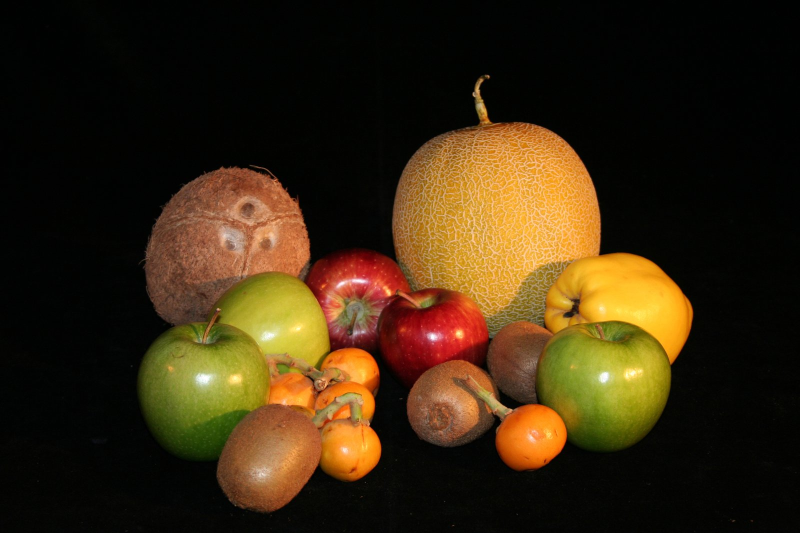
#> input picture Fruits_examimage.jpg, 1599 x 1066 px, found by its file name (shown at 1/2 size)
$ jupyter execute Question_2_Midterm.ipynb
#> lines starting #> are read from the running program, lines starting #| are printed output that depends on the picture; after the words box and inside, x2 and y2 are one past the last pixel; in counts of white or black regions, pixels touching at a corner belong together
[cell 1]
import cv2
from google.colab.patches import cv2_imshow

source_image = cv2.imread('/content/Fruits_examimage.jpg')
#> source_image is the input picture: shape (1066, 1599, 3); mean B, G, R 16.3, 40.7, 57.4

# Resizing the image to smaller resolution to detect the fruits
source_image = cv2.resize(source_image,(320, 200))
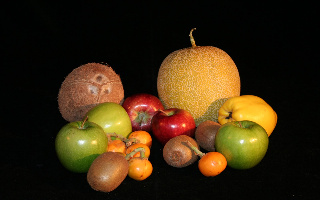
#> source_image: shape (200, 320, 3); mean B, G, R 16.2, 40.6, 57.4
cv2_imshow(source_image)

# Converting to grayscale image.
grayscale = cv2.cvtColor(source_image, cv2.COLOR_BGR2GRAY)
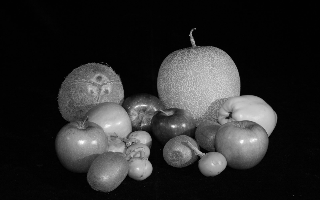
#> grayscale: shape (200, 320); min 0, max 254, mean 42.8
cv2_imshow(grayscale)

# Converting to blurred image so that we can perform Hough transform.
blurred_image = cv2.medianBlur(grayscale,7)
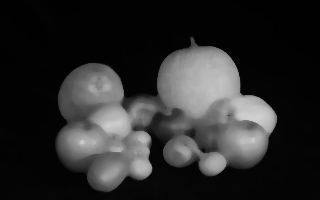
#> blurred_image: shape (200, 320); min 1, max 209, mean 42.4
cv2_imshow(blurred_image)

# Calling openCV hough circles library and passing the parameters.
'''
Parameters used:

1. Passing the 8 bit input blurred image

2. Passing OpenCV Hough Gradient method

3. We have put 1 as 1 is the dp of the image. We can increase or decrease the dp or we can say adjust the resolution

4. The fourth parameter is the least distance between the focuses of the detected circles.
if the boundary is too little, numerous neighbor circles might be dishonestly distinguished missing a genuine one.
In the event that it is too huge, a few circles might be missed.

5. The fifth parameter s param1 which is used in canny edge detector.

6. The sixth one is param2 which is used for detecting circles. The lower the value, the more false circles are detected.

7. The seventh one is the minimum radius of the circle.

8. The eigth one is the maximum radius of the circle.

 '''
circle_shape = cv2.HoughCircles(blurred_image,cv2.HOUGH_GRADIENT, 1, source_image.shape[0]/16, param1=212, param2=10, minRadius=10, maxRadius=35)
#> circle_shape = 17 rows, first 8: [88.5, 93.5, 34.4], [239.5, 140.5, 28.4], [104.5, 169.5, 21.6], [206.5, 76.5, 31], [81.5, 145.5, 26.2], [247.5, 120.5, 25.8], [188.5, 80.5, 33], [179.5, 145.5, 21]
count = 0

for i in circle_shape[0,:]:
    cv2.circle(source_image,(i[0],i[1]),i[2],(244,255,4),4)
    count+=1
#> this loop made 17 passes
#> i on passes 1 to 12: [88.5, 93.5, 34.4], [239.5, 140.5, 28.4], [104.5, 169.5, 21.6], [206.5, 76.5, 31], [81.5, 145.5, 26.2], [247.5, 120.5, 25.8], [188.5, 80.5, 33], [179.5, 145.5, 21], [210.5, 160.5, 14.9], [138.5, 165.5, 13.8], [110.5, 123.5, 19.1], [173.5, 133.5, 25.2]
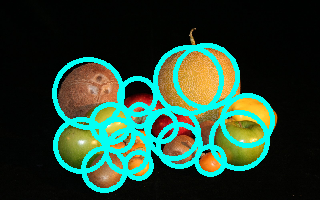
#> source_image: shape (200, 320, 3); 15.51% of pixels changed, all inside (x1, y1, x2, y2) = (52, 43, 275, 193)
#> after the loop, count = 17
cv2_imshow(source_image)
print()
print("Number of fruits detected is approximately: ",count)
#| Number of fruits detected is approximately:  17


'''
References
1. Reference taken from Processing_3 file provided in Colab Handouts.
2. https://docs.opencv.org/4.5.2/d3/de5/tutorial_js_houghcircles.html (USing Hough Circle parameters)
'''
